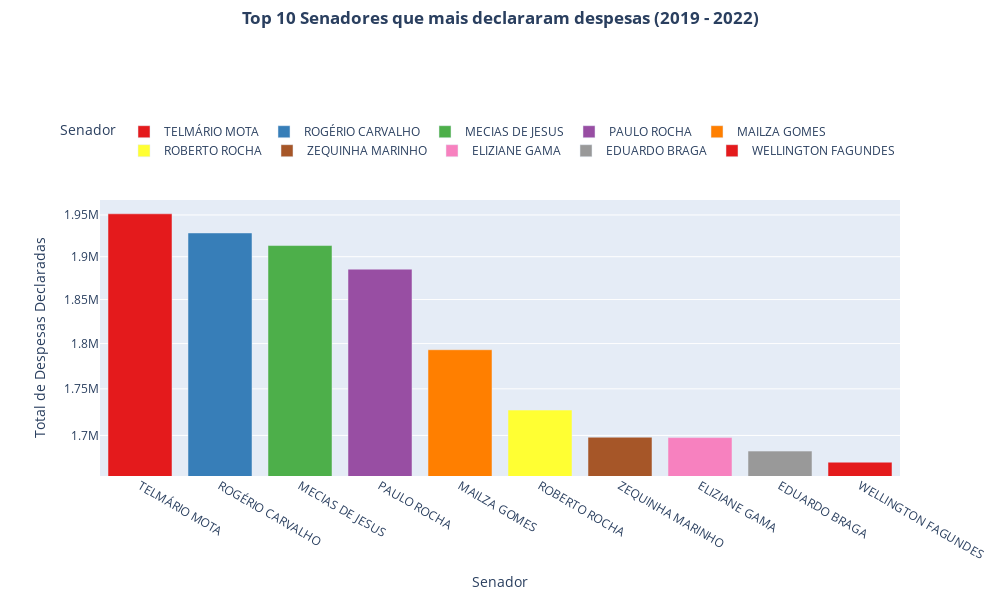

Source (notebook cell):
### Markdown cell above
### Senador que mais declararam suas despesas

### Code cell
# Calcular o total de despesas declaradas por cada Senador
total_por_senador = df.groupby('SENADOR')['VALOR_REEMBOLSADO'].sum().reset_index()

# Encontrar os 10 Senadores que mais declararam despesas
top_10_senadores = total_por_senador.nlargest(10, 'VALOR_REEMBOLSADO')

# Criar o gráfico de barras
fig = px.bar(top_10_senadores, x='SENADOR', y='VALOR_REEMBOLSADO',
             labels={'SENADOR': 'Senador', 'VALOR_REEMBOLSADO': 'Total de Despesas Declaradas'},
             title='<b>Top 10 Senadores que mais declararam despesas (2019 - 2022)</b>',
             color='SENADOR', color_discrete_sequence=px.colors.qualitative.Set1)

# Personalizar o layout do gráfico
fig.update_layout(xaxis_title='Senador',
                  yaxis_title='Total de Despesas Declaradas',
                  legend_title='Senador',
                  legend=dict(orientation='h', yanchor='top', y=1.3, xanchor='right', x = 1 ),
            
                  margin=dict(l=100, r=100, t=200, b=100),  # Ajustar as margens
                  font=dict(size=12),
                  width=1000,  # Ajustar a largura do gráfico
                  height=600,  # Ajustar a altura do gráfico
                  title_x=0.5,  # Centralizar o título
                  title_y=0.98,
                  yaxis=dict(type='log'))  # Modificar a escala do eixo y para logarítmica  # Ajustar a posição vertical do título
                

# Exibir o gráfico
fig.show()

### Figure 1 — Plotly figure (JSON) as saved in the notebook; plotly's stock layout.template omitted (floating-point values rounded to 4 significant figures)
{"data": [{"alignmentgroup": "True", "hovertemplate": "Senador=%{x}<br>Total de Despesas Declaradas=%{y}<extra></extra>", "legendgroup": "TELMÁRIO MOTA", "marker": {"color": "rgb(228,26,28)", "pattern": {"shape": ""}}, "name": "TELMÁRIO MOTA", "offsetgroup": "TELMÁRIO MOTA", "orientation": "v", "showlegend": true, "textposition": "auto", "type": "bar", "x": ["TELMÁRIO MOTA"], "xaxis": "x", "y": [1951000.0], "yaxis": "y"}, {"alignmentgroup": "True", "hovertemplate": "Senador=%{x}<br>Total de Despesas Declaradas=%{y}<extra></extra>", "legendgroup": "ROGÉRIO CARVALHO", "marker": {"color": "rgb(55,126,184)", "pattern": {"shape": ""}}, "name": "ROGÉRIO CARVALHO", "offsetgroup": "ROGÉRIO CARVALHO", "orientation": "v", "showlegend": true, "textposition": "auto", "type": "bar", "x": ["ROGÉRIO CARVALHO"], "xaxis": "x", "y": [1928000.0], "yaxis": "y"}, {"alignmentgroup": "True", "hovertemplate": "Senador=%{x}<br>Total de Despesas Declaradas=%{y}<extra></extra>", "legendgroup": "MECIAS DE JESUS", "marker": {"color": "rgb(77,175,74)", "pattern": {"shape": ""}}, "name": "MECIAS DE JESUS", "offsetgroup": "MECIAS DE JESUS", "orientation": "v", "showlegend": true, "textposition": "auto", "type": "bar", "x": ["MECIAS DE JESUS"], "xaxis": "x", "y": [1913000.0], "yaxis": "y"}, {"alignmentgroup": "True", "hovertemplate": "Senador=%{x}<br>Total de Despesas Declaradas=%{y}<extra></extra>", "legendgroup": "PAULO ROCHA", "marker": {"color": "rgb(152,78,163)", "pattern": {"shape": ""}}, "name": "PAULO ROCHA", "offsetgroup": "PAULO ROCHA", "orientation": "v", "showlegend": true, "textposition": "auto", "type": "bar", "x": ["PAULO ROCHA"], "xaxis": "x", "y": [1885000.0], "yaxis": "y"}, {"alignmentgroup": "True", "hovertemplate": "Senador=%{x}<br>Total de Despesas Declaradas=%{y}<extra></extra>", "legendgroup": "MAILZA GOMES", "marker": {"color": "rgb(255,127,0)", "pattern": {"shape": ""}}, "name": "MAILZA GOMES", "offsetgroup": "MAILZA GOMES", "orientation": "v", "showlegend": true, "textposition": "auto", "type": "bar", "x": ["MAILZA GOMES"], "xaxis": "x", "y": [1793000.0], "yaxis": "y"}, {"alignmentgroup": "True", "hovertemplate": "Senador=%{x}<br>Total de Despesas Declaradas=%{y}<extra></extra>", "legendgroup": "ROBERTO ROCHA", "marker": {"color": "rgb(255,255,51)", "pattern": {"shape": ""}}, "name": "ROBERTO ROCHA", "offsetgroup": "ROBERTO ROCHA", "orientation": "v", "showlegend": true, "textposition": "auto", "type": "bar", "x": ["ROBERTO ROCHA"], "xaxis": "x", "y": [1727000.0], "yaxis": "y"}, {"alignmentgroup": "True", "hovertemplate": "Senador=%{x}<br>Total de Despesas Declaradas=%{y}<extra></extra>", "legendgroup": "ZEQUINHA MARINHO", "marker": {"color": "rgb(166,86,40)", "pattern": {"shape": ""}}, "name": "ZEQUINHA MARINHO", "offsetgroup": "ZEQUINHA MARINHO", "orientation": "v", "showlegend": true, "textposition": "auto", "type": "bar", "x": ["ZEQUINHA MARINHO"], "xaxis": "x", "y": [1698000.0], "yaxis": "y"}, {"alignmentgroup": "True", "hovertemplate": "Senador=%{x}<br>Total de Despesas Declaradas=%{y}<extra></extra>", "legendgroup": "ELIZIANE GAMA", "marker": {"color": "rgb(247,129,191)", "pattern": {"shape": ""}}, "name": "ELIZIANE GAMA", "offsetgroup": "ELIZIANE GAMA", "orientation": "v", "showlegend": true, "textposition": "auto", "type": "bar", "x": ["ELIZIANE GAMA"], "xaxis": "x", "y": [1698000.0], "yaxis": "y"}, {"alignmentgroup": "True", "hovertemplate": "Senador=%{x}<br>Total de Despesas Declaradas=%{y}<extra></extra>", "legendgroup": "EDUARDO BRAGA", "marker": {"color": "rgb(153,153,153)", "pattern": {"shape": ""}}, "name": "EDUARDO BRAGA", "offsetgroup": "EDUARDO BRAGA", "orientation": "v", "showlegend": true, "textposition": "auto", "type": "bar", "x": ["EDUARDO BRAGA"], "xaxis": "x", "y": [1684000.0], "yaxis": "y"}, {"alignmentgroup": "True", "hovertemplate": "Senador=%{x}<br>Total de Despesas Declaradas=%{y}<extra></extra>", "legendgroup": "WELLINGTON FAGUNDES", "marker": {"color": "rgb(228,26,28)", "pattern": {"shape": ""}}, "name": "WELLINGTON FAGUNDES", "offsetgroup": "WELLINGTON FAGUNDES", "orientation": "v", "showlegend": true, "textposition": "auto", "type": "bar", "x": ["WELLINGTON FAGUNDES"], "xaxis": "x", "y": [1672000.0], "yaxis": "y"}], "layout": {"barmode": "relative", "font": {"size": 12}, "height": 600, "legend": {"orientation": "h", "title": {"text": "Senador"}, "tracegroupgap": 0, "x": 1, "xanchor": "right", "y": 1.3, "yanchor": "top"}, "margin": {"b": 100, "l": 100, "r": 100, "t": 200}, "title": {"text": "<b>Top 10 Senadores que mais declararam despesas (2019 - 2022)</b>", "x": 0.5, "y": 0.98}, "width": 1000, "xaxis": {"anchor": "y", "categoryarray": ["TELMÁRIO MOTA", "ROGÉRIO CARVALHO", "MECIAS DE JESUS", "PAULO ROCHA", "MAILZA GOMES", "ROBERTO ROCHA", "ZEQUINHA MARINHO", "ELIZIANE GAMA", "EDUARDO BRAGA", "WELLINGTON FAGUNDES"], "categoryorder": "array", "domain": [0, 1], "title": {"text": "Senador"}}, "yaxis": {"anchor": "x", "domain": [0, 1], "title": {"text": "Total de Despesas Declaradas"}, "type": "log"}}}
